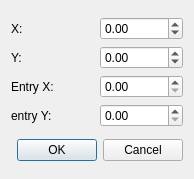
<?xml version="1.0" encoding="UTF-8"?>
<ui version="4.0">
 <class>UiAddGarageDialog</class>
 <widget class="QDialog" name="UiAddGarageDialog">
  <property name="geometry">
   <rect>
    <x>0</x>
    <y>0</y>
    <width>194</width>
    <height>179</height>
   </rect>
  </property>
  <property name="windowTitle">
   <string>Dialog</string>
  </property>
  <layout class="QVBoxLayout" name="verticalLayout">
   <item>
    <layout class="QGridLayout" name="gridLayout">
     <item row="0" column="0">
      <widget class="QLabel" name="label">
       <property name="text">
        <string>X:</string>
       </property>
      </widget>
     </item>
     <item row="0" column="1">
      <widget class="QDoubleSpinBox" name="xSpinBox">
       <property name="minimum">
        <double>-1000.000000000000000</double>
       </property>
       <property name="maximum">
        <double>1000.000000000000000</double>
       </property>
      </widget>
     </item>
     <item row="1" column="0">
      <widget class="QLabel" name="label_2">
       <property name="text">
        <string>Y:</string>
       </property>
      </widget>
     </item>
     <item row="1" column="1">
      <widget class="QDoubleSpinBox" name="ySpinBox">
       <property name="minimum">
        <double>-1000.000000000000000</double>
       </property>
       <property name="maximum">
        <double>1000.000000000000000</double>
       </property>
      </widget>
     </item>
     <item row="2" column="0">
      <widget class="QLabel" name="label_3">
       <property name="text">
        <string>Entry X:</string>
       </property>
      </widget>
     </item>
     <item row="2" column="1">
      <widget class="QDoubleSpinBox" name="doubleSpinBox"/>
     </item>
     <item row="3" column="1">
      <widget class="QDoubleSpinBox" name="doubleSpinBox_2"/>
     </item>
     <item row="3" column="0">
      <widget class="QLabel" name="label_4">
       <property name="text">
        <string>entry Y:</string>
       </property>
      </widget>
     </item>
    </layout>
   </item>
   <item>
    <widget class="QDialogButtonBox" name="buttonBox">
     <property name="orientation">
      <enum>Qt::Horizontal</enum>
     </property>
     <property name="standardButtons">
      <set>QDialogButtonBox::Cancel|QDialogButtonBox::Ok</set>
     </property>
    </widget>
   </item>
  </layout>
 </widget>
 <resources/>
 <connections>
  <connection>
   <sender>buttonBox</sender>
   <signal>accepted()</signal>
   <receiver>UiAddGarageDialog</receiver>
   <slot>accept()</slot>
   <hints>
    <hint type="sourcelabel">
     <x>248</x>
     <y>254</y>
    </hint>
    <hint type="destinationlabel">
     <x>157</x>
     <y>274</y>
    </hint>
   </hints>
  </connection>
  <connection>
   <sender>buttonBox</sender>
   <signal>rejected()</signal>
   <receiver>UiAddGarageDialog</receiver>
   <slot>reject()</slot>
   <hints>
    <hint type="sourcelabel">
     <x>316</x>
     <y>260</y>
    </hint>
    <hint type="destinationlabel">
     <x>286</x>
     <y>274</y>
    </hint>
   </hints>
  </connection>
 </connections>
</ui>
